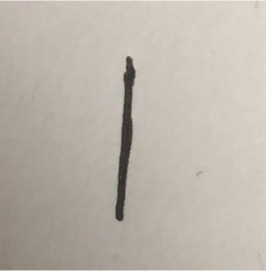
#> input picture exersise/mnist/img/1.jpg, 266 x 271 px
$ python -i classify.py   (imports and definitions only)   (older library calls are emulated)
#> lines starting #> are read from the running program, lines starting #| are printed output that depends on the picture
### exersise/mnist/image_util.py
# coding: utf-8
from PIL import Image
import numpy as np
import cv2


# 将图片转化成矩阵
# [16 lines left out: functions ImageToMatrix, MatrixToImage, not called in this run]


# 压缩图片到28*28
def process_image(image, mwidth=28, mheight=28):
    '''
      cv2.IMREAD_COLOR:读取一副彩色图片，图片的透明度会被忽略，默认为该值，实际取值为1；
      cv2.IMREAD_GRAYSCALE:以灰度模式读取一张图片，实际取值为0
      cv2.IMREAD_UNCHANGED:加载一副彩色图像，透明度不会被忽略。
    '''
    image = cv2.resize(image, (mwidth, mheight), interpolation=cv2.INTER_AREA)
    return image

### exersise/mnist/mnist_model.py
# coding: utf-8
import tensorflow as tf
import numpy as np
'''
定义卷积神经网络模型
'''


def conv():
    # 这里的None表示 张量Tensor的第一个维度可以是任意长度(对应表示是图片的张数)
    # 第一个维度: 图片的序号
    # 第二个维度: 图片28*28个像素点
    # /255: 每个值的范围是0-255，因此/255能让数据范围变成0-1
    input_x = tf.placeholder(tf.float32, [None, 28 * 28]) / 255
    input_y = tf.placeholder(tf.float32, [None, 10])

    input_x_images = tf.reshape(input_x, [-1, 28, 28, 1])
    # 构建卷积神经网络
    # 第一层卷积之后 数据变成28*28*32
    conv1 = tf.layers.conv2d(
        inputs=input_x_images,
        filters=32,  # 使用32个过滤器，数据输出深度为32
        kernel_size=[5, 5],  # 过滤器一次扫描图片5*5的范围
        strides=1,  # 设置每过多少个数据就扫描一次
        padding='same',  #当扫描器在图像边缘时需要的补零方案，same是指依然保持5*5的范围
        activation=tf.nn.relu)
    # 第一次池化 pooling(亚采样: 数据量会<输入时的量)
    # 输出 14*14*32
    pool1 = tf.layers.max_pooling2d(inputs=conv1, strides=2, pool_size=[2, 2])

    # 第二次卷积
    conv2 = tf.layers.conv2d(
        inputs=pool1,
        filters=64,
        kernel_size=[5, 5],
        strides=1,
        padding='same',
        activation=tf.nn.relu)  #14*14*64
    # 第二次池化
    pool2 = tf.layers.max_pooling2d(
        inputs=conv2, strides=2, pool_size=[2, 2])  #7*7*64

    # 平坦化 将数据变成一维
    flat = tf.reshape(pool2, [-1, 7 * 7 * 64])
    # 1024个神经元的全连接层
    dense = tf.layers.dense(inputs=flat, units=1024, activation=tf.nn.relu)
    # 丢弃50%数据
    dropout = tf.layers.dropout(inputs=dense, rate=0.5)

    # 输出数据
    output = tf.layers.dense(inputs=dropout, units=10)

    # 计算误差 使用交叉熵 然后使用Softmax表示成百分比
    loss = tf.losses.softmax_cross_entropy(
        onehot_labels=input_y, logits=output)
    return input_x, output, [input_y, loss]

### exersise/mnist/classify.py
# coding: utf-8
'''
使用mnist训练好的模型进行模型预测
'''
import tensorflow as tf
import numpy as np
import image_util as image_util
import mnist_model as model
import cv2
import sys
import os

ImageToMatrix = image_util.ImageToMatrix
process_image = image_util.process_image

# 导入模型训练时必须的变量
# [1 line that did not run here, left out]

# [1 line that did not run here, left out]
# 读取训练好的模型
# [1 line that did not run here, left out]
# [1 line not run here, left out]


def classify(file_path):
    '''
    数字识别，传入手写数字图片文件路径
    返回值: 对应的数字
    '''
#> called with file_path = 'img/1.jpg'
    img_data = cv2.imread(file_path, cv2.IMREAD_GRAYSCALE)
#> img_data: shape (271, 266); min 39, max 235, mean 181.8
    # 降低噪声，提高识别率
    img_data = drop_noise(img_data)
    # 调试 查看过滤器图像效果
    # cv2.imshow('image', img_data)
    # cv2.waitKey(0)
    # cv2.destroyAllWindows()
    img_data = process_image(img_data)
    input_data_op = tf.reshape(img_data, [-1, 28 * 28])
    input_data = sess.run(input_data_op)
    input_data = input_data / 255.0
    my_output = sess.run(output, {input_x: input_data})
    print(sess.run(output, {input_x: input_data}).flatten().tolist())
    num_choose = tf.argmax(my_output, axis=1)
    num = sess.run(num_choose)
    return num


def drop_noise(img_data):
    '''
    降噪
    使用高斯降噪
    '''
    # canny 边缘检测
    dst = cv2.Canny(img_data, 50, 50)
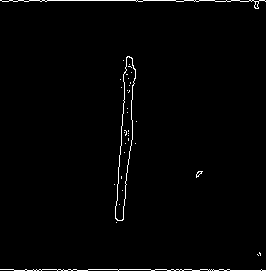
#> dst: shape (271, 266); 1.3% white in thin lines or dots
    # Sobel算子边缘检测(强化边缘)
    x = cv2.Sobel(dst, cv2.CV_16S, 1, 0)
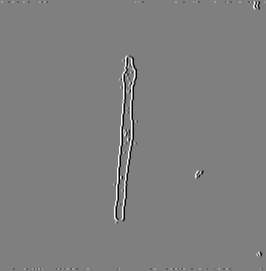
#> x: shape (271, 266) int16; min -1020, max 1020, mean 0; drawn with min black and max white
    y = cv2.Sobel(dst, cv2.CV_16S, 0, 1)
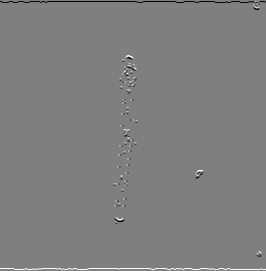
#> y: shape (271, 266) int16; min -1020, max 1020, mean 0; drawn with min black and max white
    absx = cv2.convertScaleAbs(x)
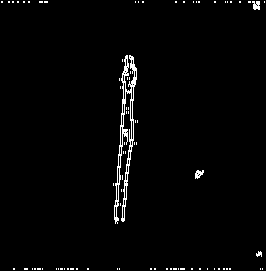
#> absx: shape (271, 266); 1.9% white in thin lines or dots
    absy = cv2.convertScaleAbs(y)
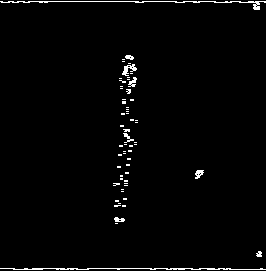
#> absy: shape (271, 266); 1.9% white in thin lines or dots
    img = cv2.addWeighted(absx, 0.4, absy, 0.6, 0)
    # 双边滤波 滤波同时保留边缘信息
    img_median = cv2.bilateralFilter(img, 9, 75, 75)
    # 中值滤波 图像消除胡椒盐噪声, 图像变得平滑
    img_median = cv2.medianBlur(img_median, 5)
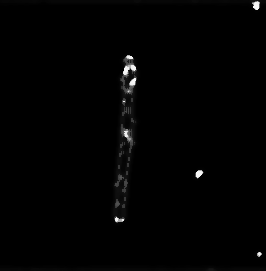
#> img_median: shape (271, 266); min 0, max 250, mean 2.1
    # 由于图像处理是黑底白字，进行黑白转化
    # for i in range(img_median.shape[0]):
    #     for j in range(img_median.shape[1]):
    #         img_median[i, j] = 255 - img_median[i, j]
    return img_median


# 读取命令行参数
img_path = sys.argv[1]
# [9 lines not run here, left out]

>>> result = classify('img/1.jpg')
#> in process_image, `image = cv2.resize(image, (mwidth, mheight), interpolation=cv2.INTER_A..`:
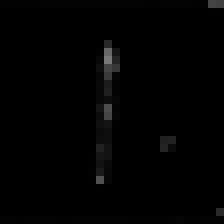
#> image: shape (28, 28) (shown 8 times larger); min 0, max 120, mean 2.1
#> (the run stopped early here; a loop or call above may not have finished)

$ run again, on exersise/mnist/img/3.jpg
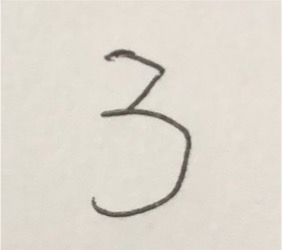
#> input picture exersise/mnist/img/3.jpg, 282 x 250 px
#> in drop_noise, `dst = cv2.Canny(img_data, 50, 50)`:
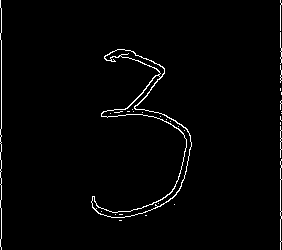
#> dst: shape (250, 282); 2% white in thin lines or dots
#> absx: shape (250, 282); 4% white in thin lines or dots
#> absy: shape (250, 282); 3.8% white in thin lines or dots
#> in process_image, `image = cv2.resize(image, (mwidth, mheight), interpolation=cv2.INTER_A..`:
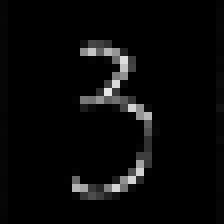
#> image: shape (28, 28) (shown 8 times larger); min 0, max 229, mean 9

$ run again, on exersise/mnist/img/4.jpg
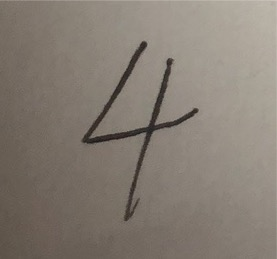
#> input picture exersise/mnist/img/4.jpg, 277 x 259 px
#> in drop_noise, `dst = cv2.Canny(img_data, 50, 50)`:
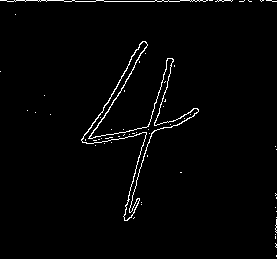
#> dst: shape (259, 277); 1.8% white in thin lines or dots
#> absx: shape (259, 277); 4.2% white in thin lines or dots
#> absy: shape (259, 277); 4.4% white in thin lines or dots
#> in process_image, `image = cv2.resize(image, (mwidth, mheight), interpolation=cv2.INTER_A..`:
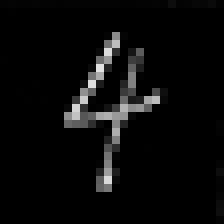
#> image: shape (28, 28) (shown 8 times larger); min 0, max 226, mean 10.2

$ run again, on exersise/mnist/img/5.jpg
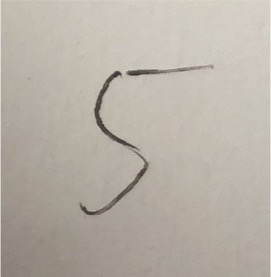
#> input picture exersise/mnist/img/5.jpg, 271 x 277 px
#> dst: shape (277, 271); 1.8% white in thin lines or dots
#> absx: shape (277, 271); 3.5% white in thin lines or dots
#> absy: shape (277, 271); 3.2% white in thin lines or dots
#> in process_image, `image = cv2.resize(image, (mwidth, mheight), interpolation=cv2.INTER_A..`:
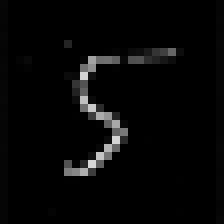
#> image: shape (28, 28) (shown 8 times larger); min 0, max 215, mean 7
